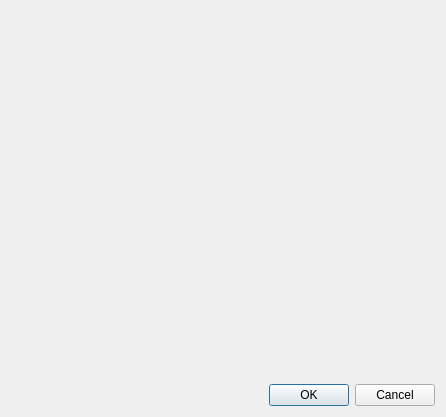
<?xml version="1.0" encoding="UTF-8"?>
<ui version="4.0">
 <class>PropertyViewDialog</class>
 <widget class="QDialog" name="PropertyViewDialog">
  <property name="geometry">
   <rect>
    <x>0</x>
    <y>0</y>
    <width>446</width>
    <height>417</height>
   </rect>
  </property>
  <property name="windowTitle">
   <string>Dialog</string>
  </property>
  <layout class="QVBoxLayout" name="verticalLayout">
   <item>
    <widget class="PropertyViewEditor" name="propertyViewEditor" native="true"/>
   </item>
   <item>
    <widget class="QDialogButtonBox" name="buttonBox">
     <property name="orientation">
      <enum>Qt::Horizontal</enum>
     </property>
     <property name="standardButtons">
      <set>QDialogButtonBox::Cancel|QDialogButtonBox::Ok</set>
     </property>
    </widget>
   </item>
  </layout>
 </widget>
 <customwidgets>
  <customwidget>
   <class>PropertyViewEditor</class>
   <extends>QWidget</extends>
   <header location="global">rws/propertyview/PropertyViewEditor.hpp</header>
   <container>1</container>
  </customwidget>
 </customwidgets>
 <resources/>
 <connections>
  <connection>
   <sender>buttonBox</sender>
   <signal>accepted()</signal>
   <receiver>PropertyViewDialog</receiver>
   <slot>accept()</slot>
   <hints>
    <hint type="sourcelabel">
     <x>248</x>
     <y>254</y>
    </hint>
    <hint type="destinationlabel">
     <x>157</x>
     <y>274</y>
    </hint>
   </hints>
  </connection>
  <connection>
   <sender>buttonBox</sender>
   <signal>rejected()</signal>
   <receiver>PropertyViewDialog</receiver>
   <slot>reject()</slot>
   <hints>
    <hint type="sourcelabel">
     <x>316</x>
     <y>260</y>
    </hint>
    <hint type="destinationlabel">
     <x>286</x>
     <y>274</y>
    </hint>
   </hints>
  </connection>
 </connections>
</ui>
